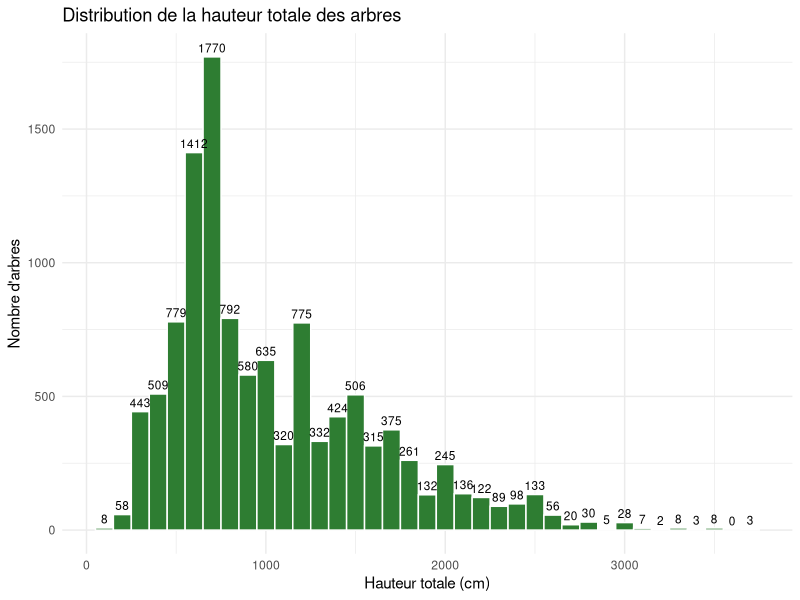
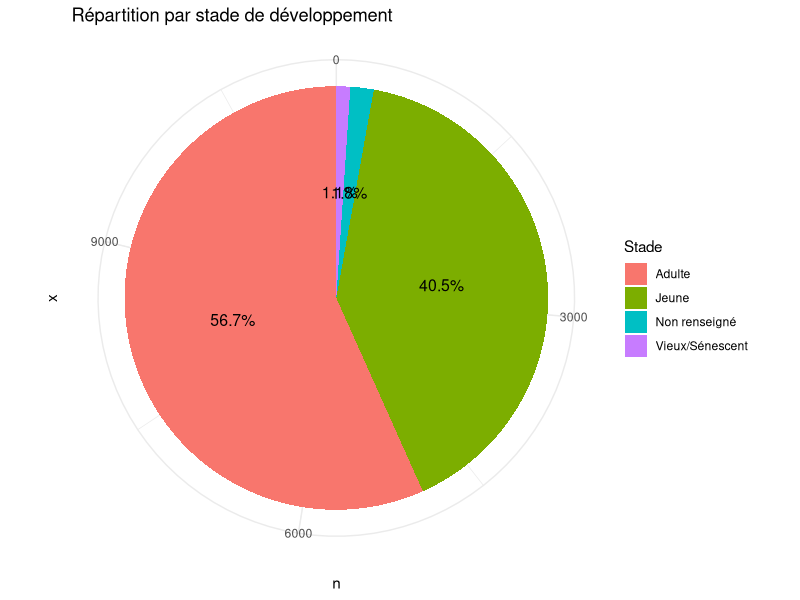
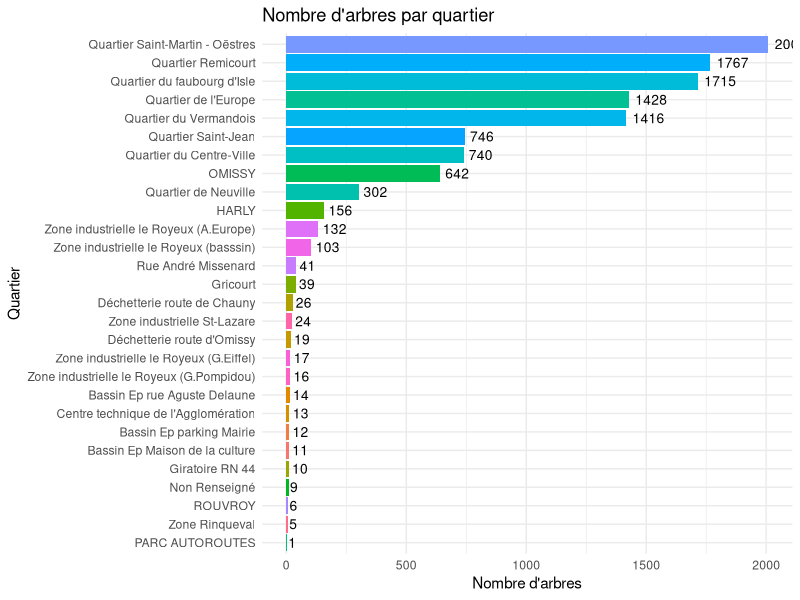

Here is the R script that generated these plots, in order:
library(tidyverse)
library(lubridate)
df <- read.csv("data/Patrimoine_Arbore_Nettoye.csv", na.strings = c("", "NA"))

# Conversion des colonnes de dates (format YYYY/MM/DD)
df$dte_plantation <- ymd_hms(df$dte_plantation)

# Conversion des variables qualitatives en facteurs
qualitative_vars <- c("fk_arb_etat", "fk_stadedev", "fk_port", "clc_quartier", "feuillage", "remarquable")
df[qualitative_vars] <- lapply(df[qualitative_vars], as.factor)

# Statistiques descriptives (Moyennes et Écarts-types)

stats_quantitatives <- df %>%
  select(haut_tot, haut_tronc, tronc_diam, age_estim) %>%
  summarise(across(everything(), list(
    moyenne = ~mean(., na.rm = TRUE),
    ecart_type = ~sd(., na.rm = TRUE)
  )))

print(stats_quantitatives)

# Histogramme de la distribution de la hauteur totale des arbres
plot_hist <- ggplot(df, aes(x = haut_tot)) +
  geom_histogram(binwidth = 100, fill = "#2e7d32", color = "white") +
  stat_bin(binwidth = 100, geom = "text", aes(label = after_stat(count)), 
           vjust = -0.5, size = 3) +
  labs(title = "Distribution de la hauteur totale des arbres",
       x = "Hauteur totale (cm)",
       y = "Nombre d'arbres") +
  theme_minimal()

ggsave("assets/distribution_hauteur.png", plot = plot_hist, width = 10, height = 6, dpi = 300)

# Camembert sur la Répartition du stade de développement (fk_stadedev)
pie_data <- df %>%
  filter(!is.na(fk_stadedev)) %>%
  count(fk_stadedev) %>%
  mutate(prop = n / sum(n) * 100,
         label = paste0(round(prop, 1), "%")) # Crée le texte du label

plot_pie <- ggplot(pie_data, aes(x = "", y = n, fill = fk_stadedev)) +
  geom_bar(stat = "identity", width = 1) +
  coord_polar("y", start = 0) +
  geom_text(aes(label = label), 
            position = position_stack(vjust = 0.5), # Centre le texte dans les parts
            size = 4) +
  labs(title = "Répartition par stade de développement",
       fill = "Stade") +
  theme_minimal()

ggsave("assets/repartition_stade_developpement.png", plot = plot_pie, width = 8, height = 8, dpi = 300)

# Diagramme en barres
bar_data <- df %>%
  filter(!is.na(clc_quartier)) %>%
  count(clc_quartier)

plot_bar <- ggplot(bar_data, aes(x = reorder(clc_quartier, n), y = n, fill = clc_quartier)) +
  geom_bar(stat = "identity") +
  geom_text(aes(label = n), 
            hjust = -0.2, # Décale le texte juste après la fin de la barre
            size = 3.5) +
  coord_flip() +
  labs(title = "Nombre d'arbres par quartier",
       x = "Quartier",
       y = "Nombre d'arbres") +
  theme_minimal() +
  theme(legend.position = "none")

ggsave("assets/arbres_par_quartier.png", plot = plot_bar, width = 10, height = 8, dpi = 300)
